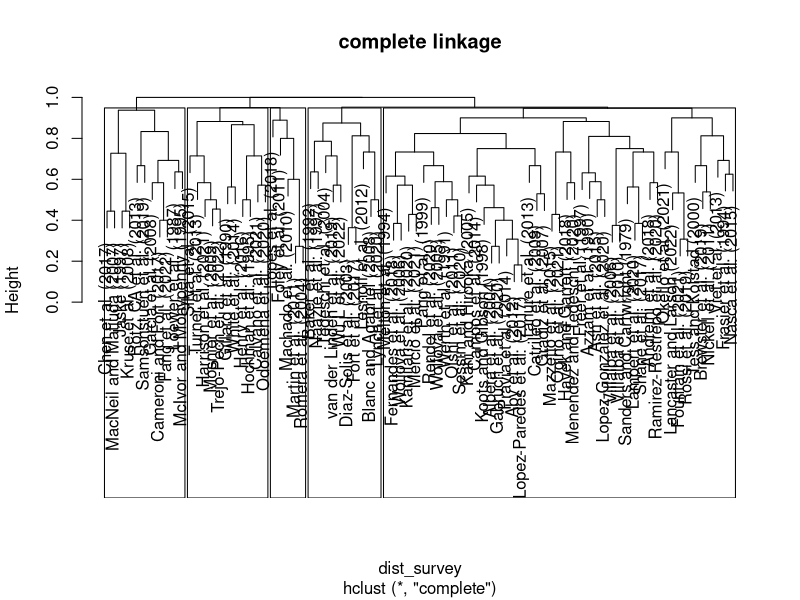

Recreate this plot in R. (Note: this script raises an error after producing the figure.)
library(tidyr)
library(dplyr)

#Load data and tidy it up
refdata <- read.csv(file = 'ClusterAnalyses/clusterAnalysis.csv')

row.names(refdata) <- refdata[,1]

# removing unwanted columns
refdata2 <- refdata[, -1]

######### cluster analysis of all models #########
##################################################

#Using dist core package calculate distance between rows note this is for binary data
dist_survey <- dist(refdata2, method = 'binary')


#Using hclust core package this clusters rows based on the dissimilarity output
hc_complete <- hclust(dist_survey, method = "complete")


#Provide a plot of the output - there are other plotting options that might be better
plot(hc_complete, main = 'complete linkage')

# adding borders to dendrogram
rect.hclust(hc_complete, k = 5, border = "black")


#Put papers into groups using cutree function based on a cluster height
clust_complete <- cutree(hc_complete, h = 0.95)
segment_complete <- mutate(refdata2, cluster = clust_complete)
count(segment_complete, cluster)

cluster_1 <- subset(segment_complete, clust_complete == 1)
cluster_2 <- subset(segment_complete, clust_complete == 2)
cluster_3 <- subset(segment_complete, clust_complete == 3)
cluster_4 <- subset(segment_complete, clust_complete == 4)
cluster_5 <- subset(segment_complete, clust_complete == 5)


# Further analysis
## ttest_clust1_modeltype <- c(t.test(cluster_1$Biological), t.test(cluster_1$Biophysical))
t.test(cluster_1$Biological, conf.level = 0.99)
nrow(subset(cluster_1,cluster_1$Biological == 1))
t.test(cluster_1$Biophysical, conf.level = 0.99)
nrow(subset(cluster_1,cluster_1$Biophysical == 1))
t.test(cluster_1$Bioeconomic, conf.level = 0.99)
nrow(subset(cluster_1,cluster_1$Bioeconomic == 1))
t.test(cluster_1$Agroecosystem, conf.level = 0.99)
nrow(subset(cluster_1,cluster_1$Agroecosystem == 1))
t.test(cluster_1$Population, conf.level = 0.99)
nrow(subset(cluster_1,cluster_1$Population == 1))

t.test(cluster_2$Biological, conf.level = 0.99)
nrow(subset(cluster_2,cluster_2$Biological == 1))
t.test(cluster_2$Biophysical, conf.level = 0.99)
nrow(subset(cluster_2,cluster_2$Biophysical == 1))
t.test(cluster_2$Bioeconomic, conf.level = 0.99)
nrow(subset(cluster_2,cluster_2$Bioeconomic == 1))
t.test(cluster_2$Agroecosystem, conf.level = 0.99)
nrow(subset(cluster_2,cluster_2$Agroecosystem == 1))
t.test(cluster_2$Population, conf.level = 0.99)
nrow(subset(cluster_2,cluster_2$Population == 1))


t.test(cluster_3$Biological, conf.level = 0.99)
nrow(subset(cluster_3,cluster_3$Biological == 1))
t.test(cluster_3$Biophysical, conf.level = 0.99)
nrow(subset(cluster_3,cluster_3$Biophysical == 1))
t.test(cluster_3$Bioeconomic, conf.level = 0.99)
nrow(subset(cluster_3,cluster_3$Bioeconomic == 1))
t.test(cluster_3$Agroecosystem, conf.level = 0.99)
nrow(subset(cluster_3,cluster_3$Agroecosystem == 1))
t.test(cluster_3$Population, conf.level = 0.99)
nrow(subset(cluster_3,cluster_3$Population == 1))

t.test(cluster_4$Biological, conf.level = 0.99)
nrow(subset(cluster_4,cluster_4$Biological == 1))
t.test(cluster_4$Biophysical, conf.level = 0.99)
nrow(subset(cluster_4,cluster_4$Biophysical == 1))
t.test(cluster_4$Bioeconomic, conf.level = 0.99)
nrow(subset(cluster_4,cluster_4$Bioeconomic == 1))
t.test(cluster_4$Agroecosystem, conf.level = 0.99)
nrow(subset(cluster_4,cluster_4$Agroecosystem == 1))
t.test(cluster_4$Population, conf.level = 0.99)
nrow(subset(cluster_4,cluster_4$Population == 1))

t.test(cluster_5$Biological, conf.level = 0.99)
nrow(subset(cluster_5,cluster_5$Biological == 1))
t.test(cluster_5$Biophysical, conf.level = 0.99)
nrow(subset(cluster_5,cluster_5$Biophysical == 1))
t.test(cluster_5$Bioeconomic, conf.level = 0.99)
nrow(subset(cluster_5,cluster_5$Bioeconomic == 1))
t.test(cluster_5$Agroecosystem, conf.level = 0.99)
nrow(subset(cluster_5,cluster_5$Agroecosystem == 1))
t.test(cluster_5$Population, conf.level = 0.99)
nrow(subset(cluster_5,cluster_5$Population == 1))

# t test modelling approach
t.test(cluster_1$Static, conf.level = 0.99)
nrow(subset(cluster_1,cluster_1$Static == 1))
t.test(cluster_1$Dynamic, conf.level = 0.99)
nrow(subset(cluster_1,cluster_1$Dynamic == 1))
t.test(cluster_1$Analytical, conf.level = 0.99)
nrow(subset(cluster_1,cluster_1$Analytical == 1))
t.test(cluster_1$Deterministic, conf.level = 0.99)
nrow(subset(cluster_1,cluster_1$Deterministic == 1))
t.test(cluster_1$Stochastic, conf.level = 0.99)
nrow(subset(cluster_1,cluster_1$Stochastic == 1))
t.test(cluster_1$Theoretical.Conceptual, conf.level = 0.99)
nrow(subset(cluster_1,cluster_1$Theoretical.Conceptual == 1))
t.test(cluster_1$Empirical, conf.level = 0.99)
nrow(subset(cluster_1,cluster_1$Empirical == 1))
t.test(cluster_1$Other, conf.level = 0.99)
nrow(subset(cluster_1,cluster_1$Other == 1))

t.test(cluster_2$Static, conf.level = 0.99)
nrow(subset(cluster_2,cluster_2$Static == 1))
t.test(cluster_2$Dynamic, conf.level = 0.99)
nrow(subset(cluster_2,cluster_2$Dynamic == 1))
t.test(cluster_2$Analytical, conf.level = 0.99)
nrow(subset(cluster_2,cluster_2$Analytical == 1))
t.test(cluster_2$Deterministic, conf.level = 0.99)
nrow(subset(cluster_2,cluster_2$Deterministic == 1))
t.test(cluster_2$Stochastic, conf.level = 0.99)
nrow(subset(cluster_2,cluster_2$Stochastic == 1))
t.test(cluster_2$Theoretical.Conceptual, conf.level = 0.99)
nrow(subset(cluster_2,cluster_2$Theoretical.Conceptual == 1))
t.test(cluster_2$Empirical, conf.level = 0.99)
nrow(subset(cluster_2,cluster_2$Empirical == 1))
t.test(cluster_2$Other, conf.level = 0.99)
nrow(subset(cluster_2,cluster_2$Other == 1))

t.test(cluster_3$Static, conf.level = 0.99)
nrow(subset(cluster_3,cluster_3$Static == 1))
t.test(cluster_3$Dynamic, conf.level = 0.99)
nrow(subset(cluster_3,cluster_3$Dynamic == 1))
t.test(cluster_3$Analytical, conf.level = 0.99)
nrow(subset(cluster_3,cluster_3$Analytical == 1))
t.test(cluster_3$Deterministic, conf.level = 0.99)
nrow(subset(cluster_3,cluster_3$Deterministic == 1))
t.test(cluster_3$Stochastic, conf.level = 0.99)
nrow(subset(cluster_3,cluster_3$Stochastic == 1))
t.test(cluster_3$Theoretical.Conceptual, conf.level = 0.99)
nrow(subset(cluster_3,cluster_3$Theoretical.Conceptual == 1))
t.test(cluster_3$Empirical, conf.level = 0.99)
nrow(subset(cluster_3,cluster_3$Empirical == 1))
t.test(cluster_3$Other, conf.level = 0.99)
nrow(subset(cluster_3,cluster_3$Other == 1))

t.test(cluster_4$Static, conf.level = 0.99)
nrow(subset(cluster_4,cluster_4$Static == 1))
t.test(cluster_4$Dynamic, conf.level = 0.99)
nrow(subset(cluster_4,cluster_4$Dynamic == 1))
t.test(cluster_4$Analytical, conf.level = 0.99)
nrow(subset(cluster_4,cluster_4$Analytical == 1))
t.test(cluster_4$Deterministic, conf.level = 0.99)
nrow(subset(cluster_4,cluster_4$Deterministic == 1))
t.test(cluster_4$Stochastic, conf.level = 0.99)
nrow(subset(cluster_4,cluster_4$Stochastic == 1))
t.test(cluster_4$Theoretical.Conceptual, conf.level = 0.99)
nrow(subset(cluster_4,cluster_4$Theoretical.Conceptual == 1))
t.test(cluster_4$Empirical, conf.level = 0.99)
nrow(subset(cluster_4,cluster_4$Empirical == 1))
t.test(cluster_4$Other, conf.level = 0.99)
nrow(subset(cluster_4,cluster_4$Other == 1))

t.test(cluster_5$Static, conf.level = 0.99)
nrow(subset(cluster_5,cluster_5$Static == 1))
t.test(cluster_5$Dynamic, conf.level = 0.99)
nrow(subset(cluster_5,cluster_5$Dynamic == 1))
t.test(cluster_5$Analytical, conf.level = 0.99)
nrow(subset(cluster_5,cluster_5$Analytical == 1))
t.test(cluster_5$Deterministic, conf.level = 0.99)
nrow(subset(cluster_5,cluster_5$Deterministic == 1))
t.test(cluster_5$Stochastic, conf.level = 0.99)
nrow(subset(cluster_5,cluster_5$Stochastic == 1))
t.test(cluster_5$Theoretical.Conceptual, conf.level = 0.99)
nrow(subset(cluster_5,cluster_5$Theoretical.Conceptual == 1))
t.test(cluster_5$Empirical, conf.level = 0.99)
nrow(subset(cluster_5,cluster_5$Empirical == 1))
t.test(cluster_5$Other, conf.level = 0.99)
nrow(subset(cluster_5,cluster_5$Other == 1))

# t test scope of model
t.test(cluster_1$Individual.animal, conf.level = 0.99)
nrow(subset(cluster_1,cluster_1$Individual.animal == 1))
t.test(cluster_1$Cow.calf, conf.level = 0.99)
nrow(subset(cluster_1,cluster_1$Cow.calf == 1))
t.test(cluster_1$Herd.level, conf.level = 0.99)
nrow(subset(cluster_1,cluster_1$Herd.level == 1))
t.test(cluster_1$Whole.farm, conf.level = 0.99)
nrow(subset(cluster_1,cluster_1$Whole.farm == 1))
t.test(cluster_1$Enterprise, conf.level = 0.99)
nrow(subset(cluster_1,cluster_1$Enterprise == 1))

t.test(cluster_2$Individual.animal, conf.level = 0.99)
nrow(subset(cluster_2,cluster_2$Individual.animal == 1))
t.test(cluster_2$Cow.calf, conf.level = 0.99)
nrow(subset(cluster_2,cluster_2$Cow.calf == 1))
t.test(cluster_2$Herd.level, conf.level = 0.99)
nrow(subset(cluster_2,cluster_2$Herd.level == 1))
t.test(cluster_2$Whole.farm, conf.level = 0.99)
nrow(subset(cluster_2,cluster_2$Whole.farm == 1))
t.test(cluster_2$Enterprise, conf.level = 0.99)
nrow(subset(cluster_2,cluster_2$Enterprise == 1))

t.test(cluster_3$Individual.animal, conf.level = 0.99)
nrow(subset(cluster_3,cluster_3$Individual.animal == 1))
t.test(cluster_3$Cow.calf, conf.level = 0.99)
nrow(subset(cluster_3,cluster_3$Cow.calf == 1))
t.test(cluster_3$Herd.level, conf.level = 0.99)
nrow(subset(cluster_3,cluster_3$Herd.level == 1))
t.test(cluster_3$Whole.farm, conf.level = 0.99)
nrow(subset(cluster_3,cluster_3$Whole.farm == 1))
t.test(cluster_3$Enterprise, conf.level = 0.99)
nrow(subset(cluster_3,cluster_3$Enterprise == 1))

t.test(cluster_4$Individual.animal, conf.level = 0.99)
nrow(subset(cluster_4,cluster_4$Individual.animal == 1))
t.test(cluster_4$Cow.calf, conf.level = 0.99)
nrow(subset(cluster_4,cluster_4$Cow.calf == 1))
t.test(cluster_4$Herd.level, conf.level = 0.99)
nrow(subset(cluster_4,cluster_4$Herd.level == 1))
t.test(cluster_4$Whole.farm, conf.level = 0.99)
nrow(subset(cluster_4,cluster_4$Whole.farm == 1))
t.test(cluster_4$Enterprise, conf.level = 0.99)
nrow(subset(cluster_4,cluster_4$Enterprise == 1))

t.test(cluster_5$Individual.animal, conf.level = 0.99)
nrow(subset(cluster_5,cluster_5$Individual.animal == 1))
t.test(cluster_5$Cow.calf, conf.level = 0.99)
nrow(subset(cluster_5,cluster_5$Cow.calf == 1))
t.test(cluster_5$Herd.level, conf.level = 0.99)
nrow(subset(cluster_5,cluster_5$Herd.level == 1))
t.test(cluster_5$Whole.farm, conf.level = 0.99)
nrow(subset(cluster_5,cluster_5$Whole.farm == 1))
t.test(cluster_5$Enterprise, conf.level = 0.99)
nrow(subset(cluster_5,cluster_5$Enterprise == 1))

# ttest focus area
t.test(cluster_1$Productivity, conf.level = 0.99)
nrow(subset(cluster_1,cluster_1$Productivity == 1))
t.test(cluster_1$Economy, conf.level = 0.99)
nrow(subset(cluster_1,cluster_1$Economy == 1))
t.test(cluster_1$Farm.management, conf.level = 0.99)
nrow(subset(cluster_1,cluster_1$Farm.management == 1))
t.test(cluster_1$Animal.health, conf.level = 0.99)
nrow(subset(cluster_1,cluster_1$Animal.health == 1))
t.test(cluster_1$Environmnet, conf.level = 0.99)
nrow(subset(cluster_1,cluster_1$Environmnet == 1))
t.test(cluster_1$pasture.forage, conf.level = 0.99)
nrow(subset(cluster_1,cluster_1$pasture.forage == 1))
t.test(cluster_1$Resource.use, conf.level = 0.99)
nrow(subset(cluster_1,cluster_1$Resource.use == 1))

t.test(cluster_2$Productivity, conf.level = 0.99)
nrow(subset(cluster_2,cluster_2$Productivity == 1))
t.test(cluster_2$Economy, conf.level = 0.99)
nrow(subset(cluster_2,cluster_2$Economy == 1))
t.test(cluster_2$Farm.management, conf.level = 0.99)
nrow(subset(cluster_2,cluster_2$Farm.management == 1))
t.test(cluster_2$Animal.health, conf.level = 0.99)
nrow(subset(cluster_2,cluster_2$Animal.health == 1))
t.test(cluster_2$Environmnet, conf.level = 0.99)
nrow(subset(cluster_2,cluster_2$Environmnet == 1))
t.test(cluster_2$pasture.forage, conf.level = 0.99)
nrow(subset(cluster_2,cluster_2$pasture.forage == 1))
t.test(cluster_2$Resource.use, conf.level = 0.99)
nrow(subset(cluster_2,cluster_2$Resource.use == 1))

t.test(cluster_3$Productivity, conf.level = 0.99)
nrow(subset(cluster_3,cluster_3$Productivity == 1))
t.test(cluster_3$Economy, conf.level = 0.99)
nrow(subset(cluster_3,cluster_3$Economy == 1))
t.test(cluster_3$Farm.management, conf.level = 0.99)
nrow(subset(cluster_3,cluster_3$Farm.management == 1))
t.test(cluster_3$Animal.health, conf.level = 0.99)
nrow(subset(cluster_3,cluster_3$Animal.health == 1))
t.test(cluster_3$Environmnet, conf.level = 0.99)
nrow(subset(cluster_3,cluster_3$Environmnet == 1))
t.test(cluster_3$pasture.forage, conf.level = 0.99)
nrow(subset(cluster_3,cluster_3$pasture.forage == 1))
t.test(cluster_3$Resource.use, conf.level = 0.99)
nrow(subset(cluster_3,cluster_3$Resource.use == 1))

t.test(cluster_4$Productivity, conf.level = 0.99)
nrow(subset(cluster_4,cluster_4$Productivity == 1))
t.test(cluster_4$Economy, conf.level = 0.99)
nrow(subset(cluster_4,cluster_4$Economy == 1))
t.test(cluster_4$Farm.management, conf.level = 0.99)
nrow(subset(cluster_4,cluster_4$Farm.management == 1))
t.test(cluster_4$Animal.health, conf.level = 0.99)
nrow(subset(cluster_4,cluster_4$Animal.health == 1))
t.test(cluster_4$Environmnet, conf.level = 0.99)
nrow(subset(cluster_4,cluster_4$Environmnet == 1))
t.test(cluster_4$pasture.forage, conf.level = 0.99)
nrow(subset(cluster_4,cluster_4$pasture.forage == 1))
t.test(cluster_4$Resource.use, conf.level = 0.99)
nrow(subset(cluster_4,cluster_4$Resource.use == 1))

t.test(cluster_5$Productivity, conf.level = 0.99)
nrow(subset(cluster_5,cluster_5$Productivity == 1))
t.test(cluster_5$Economy, conf.level = 0.99)
nrow(subset(cluster_5,cluster_5$Economy == 1))
t.test(cluster_5$Farm.management, conf.level = 0.99)
nrow(subset(cluster_5,cluster_5$Farm.management == 1))
t.test(cluster_5$Animal.health, conf.level = 0.99)
nrow(subset(cluster_5,cluster_5$Animal.health == 1))
t.test(cluster_5$Environmnet, conf.level = 0.99)
nrow(subset(cluster_5,cluster_5$Environmnet == 1))
t.test(cluster_5$pasture.forage, conf.level = 0.99)
nrow(subset(cluster_5,cluster_5$pasture.forage == 1))
t.test(cluster_5$Resource.use, conf.level = 0.99)
nrow(subset(cluster_5,cluster_5$Resource.use == 1))

#t test for model parameters
t.test(cluster_1$Age, conf.level = 0.99)
nrow(subset(cluster_1, cluster_1$Age == 1))
t.test(cluster_1$Growth.weights, conf.level = 0.99)
nrow(subset(cluster_1, cluster_1$Growth.weights == 1))
t.test(cluster_1$reproductive, conf.level = 0.99)
nrow(subset(cluster_1, cluster_1$reproductive == 1))
t.test(cluster_1$mortality, conf.level = 0.99)
nrow(subset(cluster_1, cluster_1$mortality == 1))
t.test(cluster_1$genetic, conf.level = 0.99)
nrow(subset(cluster_1, cluster_1$genetic == 1))
t.test(cluster_1$carcass, conf.level = 0.99)
nrow(subset(cluster_1, cluster_1$carcass == 1))
t.test(cluster_1$metabolic, conf.level = 0.99)
nrow(subset(cluster_1, cluster_1$metabolic == 1))
t.test(cluster_1$behaviour, conf.level = 0.99)
nrow(subset(cluster_1, cluster_1$behaviour == 1))
t.test(cluster_1$body.measurements, conf.level = 0.99)
nrow(subset(cluster_1, cluster_1$body.measurements == 1))
t.test(cluster_1$herd, conf.level = 0.99)
nrow(subset(cluster_1, cluster_1$herd == 1))
t.test(cluster_1$farm, conf.level = 0.99)
nrow(subset(cluster_1, cluster_1$farm == 1))
t.test(cluster_1$management, conf.level = 0.99)
nrow(subset(cluster_1, cluster_1$management == 1))
t.test(cluster_1$economic, conf.level = 0.99)
nrow(subset(cluster_1, cluster_1$economic == 1))
t.test(cluster_1$environment, conf.level = 0.99)
nrow(subset(cluster_1, cluster_1$environment == 1))
t.test(cluster_1$pasture.forage.1, conf.level = 0.99)
nrow(subset(cluster_1, cluster_1$pasture.forage.1 == 1))
t.test(cluster_1$feed.supplement, conf.level = 0.99)
nrow(subset(cluster_1, cluster_1$feed.supplement == 1))

t.test(cluster_2$Age, conf.level = 0.99)
nrow(subset(cluster_2, cluster_2$Age == 1))
t.test(cluster_2$Growth.weights, conf.level = 0.99)
nrow(subset(cluster_2, cluster_2$Growth.weights == 1))
t.test(cluster_2$reproductive, conf.level = 0.99)
nrow(subset(cluster_2, cluster_2$reproductive == 1))
t.test(cluster_2$mortality, conf.level = 0.99)
nrow(subset(cluster_2, cluster_2$mortality == 1))
t.test(cluster_2$genetic, conf.level = 0.99)
nrow(subset(cluster_2, cluster_2$genetic == 1))
t.test(cluster_2$carcass, conf.level = 0.99)
nrow(subset(cluster_2, cluster_2$carcass == 1))
t.test(cluster_2$metabolic, conf.level = 0.99)
nrow(subset(cluster_2, cluster_2$metabolic == 1))
t.test(cluster_2$behaviour, conf.level = 0.99)
nrow(subset(cluster_2, cluster_2$behaviour == 1))
t.test(cluster_2$body.measurements, conf.level = 0.99)
nrow(subset(cluster_2, cluster_2$body.measurements == 1))
t.test(cluster_2$herd, conf.level = 0.99)
nrow(subset(cluster_2, cluster_2$herd == 1))
t.test(cluster_2$farm, conf.level = 0.99)
nrow(subset(cluster_2, cluster_2$farm == 1))
t.test(cluster_2$management)
nrow(subset(cluster_2, cluster_2$management == 1))
t.test(cluster_2$economic, conf.level = 0.99)
nrow(subset(cluster_2, cluster_2$economic == 1))
t.test(cluster_2$environment, conf.level = 0.99)
nrow(subset(cluster_2, cluster_2$environment == 1))
t.test(cluster_2$pasture.forage.1, conf.level = 0.99)
nrow(subset(cluster_2, cluster_2$pasture.forage.1 == 1))
t.test(cluster_2$feed.supplement, conf.level = 0.99)
nrow(subset(cluster_2, cluster_2$feed.supplement == 1))

t.test(cluster_3$Age, conf.level = 0.99)
nrow(subset(cluster_3, cluster_3$Age == 1))
t.test(cluster_3$Growth.weights, conf.level = 0.99)
nrow(subset(cluster_3, cluster_3$Growth.weights == 1))
t.test(cluster_3$reproductive, conf.level = 0.99)
nrow(subset(cluster_3, cluster_3$reproductive == 1))
t.test(cluster_3$mortality, conf.level = 0.99)
nrow(subset(cluster_3, cluster_3$mortality == 1))
t.test(cluster_3$genetic, conf.level = 0.99)
nrow(subset(cluster_3, cluster_3$genetic == 1))
t.test(cluster_3$carcass, conf.level = 0.99)
nrow(subset(cluster_3, cluster_3$carcass == 1))
t.test(cluster_3$metabolic, conf.level = 0.99)
nrow(subset(cluster_3, cluster_3$metabolic == 1))
t.test(cluster_3$behaviour, conf.level = 0.99)
nrow(subset(cluster_3, cluster_3$behaviour == 1))
t.test(cluster_3$body.measurements, conf.level = 0.99)
nrow(subset(cluster_3, cluster_3$body.measurements == 1))
t.test(cluster_3$herd, conf.level = 0.99)
nrow(subset(cluster_3, cluster_3$herd == 1))
t.test(cluster_3$farm, conf.level = 0.99)
nrow(subset(cluster_3, cluster_3$farm == 1))
t.test(cluster_3$management, conf.level = 0.99)
nrow(subset(cluster_3, cluster_3$management == 1))
t.test(cluster_3$economic, conf.level = 0.99)
nrow(subset(cluster_3, cluster_3$economic == 1))
t.test(cluster_3$environment, conf.level = 0.99)
nrow(subset(cluster_3, cluster_3$environment == 1))
t.test(cluster_3$pasture.forage.1, conf.level = 0.99)
nrow(subset(cluster_3, cluster_3$pasture.forage.1 == 1))
t.test(cluster_3$feed.supplement, conf.level = 0.99)
nrow(subset(cluster_3, cluster_3$feed.supplement == 1))

t.test(cluster_4$Age, conf.level = 0.99)
nrow(subset(cluster_4, cluster_4$Age == 1))
t.test(cluster_4$Growth.weights, conf.level = 0.99)
nrow(subset(cluster_4, cluster_4$Growth.weights == 1))
t.test(cluster_4$reproductive, conf.level = 0.99)
nrow(subset(cluster_4, cluster_4$reproductive == 1))
t.test(cluster_4$mortality, conf.level = 0.99)
nrow(subset(cluster_4, cluster_4$mortality == 1))
t.test(cluster_4$genetic, conf.level = 0.99)
nrow(subset(cluster_4, cluster_4$genetic == 1))
t.test(cluster_4$carcass, conf.level = 0.99)
nrow(subset(cluster_4, cluster_4$carcass == 1))
t.test(cluster_4$metabolic, conf.level = 0.99)
nrow(subset(cluster_4, cluster_4$metabolic == 1))
t.test(cluster_4$behaviour, conf.level = 0.99)
nrow(subset(cluster_4, cluster_4$behaviour == 1))
t.test(cluster_4$body.measurements, conf.level = 0.99)
nrow(subset(cluster_4, cluster_4$body.measurements == 1))
t.test(cluster_4$herd, conf.level = 0.99)
nrow(subset(cluster_4, cluster_4$herd == 1))
t.test(cluster_4$farm, conf.level = 0.99)
nrow(subset(cluster_4, cluster_4$farm == 1))
t.test(cluster_4$management, conf.level = 0.99)
nrow(subset(cluster_4, cluster_4$management == 1))
t.test(cluster_4$economic, conf.level = 0.99)
nrow(subset(cluster_4, cluster_4$economic == 1))
t.test(cluster_4$environment, conf.level = 0.99)
nrow(subset(cluster_4, cluster_4$environment == 1))
t.test(cluster_4$pasture.forage.1, conf.level = 0.99)
nrow(subset(cluster_4, cluster_4$pasture.forage.1 == 1))
t.test(cluster_4$feed.supplement, conf.level = 0.99)
nrow(subset(cluster_4, cluster_4$feed.supplement == 1))

t.test(cluster_5$Age, conf.level = 0.99)
nrow(subset(cluster_5, cluster_5$Age == 1))
t.test(cluster_5$Growth.weights, conf.level = 0.99)
nrow(subset(cluster_5, cluster_5$Growth.weights == 1))
t.test(cluster_5$reproductive, conf.level = 0.99)
nrow(subset(cluster_5, cluster_5$reproductive == 1))
t.test(cluster_5$mortality, conf.level = 0.99)
nrow(subset(cluster_5, cluster_5$mortality == 1))
t.test(cluster_5$genetic, conf.level = 0.99)
nrow(subset(cluster_5, cluster_5$genetic == 1))
t.test(cluster_5$carcass, conf.level = 0.99)
nrow(subset(cluster_5, cluster_5$carcass == 1))
t.test(cluster_5$metabolic, conf.level = 0.99)
nrow(subset(cluster_5, cluster_5$metabolic == 1))
t.test(cluster_5$behaviour, conf.level = 0.99)
nrow(subset(cluster_5, cluster_5$behaviour == 1))
t.test(cluster_5$body.measurements, conf.level = 0.99)
nrow(subset(cluster_5, cluster_5$body.measurements == 1))
t.test(cluster_5$herd, conf.level = 0.99)
nrow(subset(cluster_5, cluster_5$herd == 1))
t.test(cluster_5$farm, conf.level = 0.99)
nrow(subset(cluster_5, cluster_5$farm == 1))
t.test(cluster_5$management, conf.level = 0.99)
nrow(subset(cluster_5, cluster_5$management == 1))
t.test(cluster_5$economic, conf.level = 0.99)
nrow(subset(cluster_5, cluster_5$economic == 1))
t.test(cluster_5$environment, conf.level = 0.99)
nrow(subset(cluster_5, cluster_5$environment == 1))
t.test(cluster_5$pasture.forage.1, conf.level = 0.99)
nrow(subset(cluster_5, cluster_5$pasture.forage.1 == 1))
t.test(cluster_5$feed.supplement, conf.level = 0.99)
nrow(subset(cluster_5, cluster_5$feed.supplement == 1))


